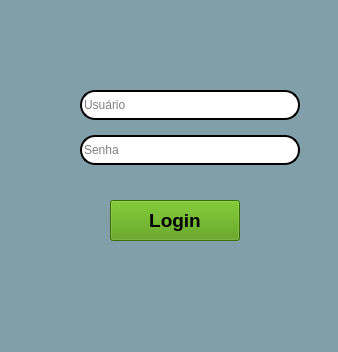
<?xml version="1.0" encoding="UTF-8"?>
<ui version="4.0">
 <class>Home</class>
 <widget class="QMainWindow" name="Home">
  <property name="geometry">
   <rect>
    <x>0</x>
    <y>0</y>
    <width>338</width>
    <height>352</height>
   </rect>
  </property>
  <property name="windowTitle">
   <string>MainWindow</string>
  </property>
  <property name="styleSheet">
   <string notr="true">background-color: rgb(128, 159, 168);</string>
  </property>
  <widget class="QWidget" name="centralwidget">
   <widget class="QPushButton" name="pushButton_3">
    <property name="geometry">
     <rect>
      <x>600</x>
      <y>600</y>
      <width>101</width>
      <height>51</height>
     </rect>
    </property>
    <property name="font">
     <font>
      <pointsize>12</pointsize>
     </font>
    </property>
    <property name="text">
     <string>VISUALIZAR</string>
    </property>
   </widget>
   <widget class="QPushButton" name="pushButton_2">
    <property name="geometry">
     <rect>
      <x>980</x>
      <y>600</y>
      <width>110</width>
      <height>51</height>
     </rect>
    </property>
    <property name="font">
     <font>
      <pointsize>12</pointsize>
     </font>
    </property>
    <property name="text">
     <string>FINALIZAR</string>
    </property>
   </widget>
   <widget class="QLineEdit" name="lineEdit">
    <property name="geometry">
     <rect>
      <x>80</x>
      <y>90</y>
      <width>220</width>
      <height>30</height>
     </rect>
    </property>
    <property name="styleSheet">
     <string notr="true">background-color: rgb(255, 255, 255);
border-radius: 15px;
border-style: outset;
border-width: 2px;
</string>
    </property>
    <property name="text">
     <string/>
    </property>
    <property name="maxLength">
     <number>30</number>
    </property>
    <property name="placeholderText">
     <string>Usuário</string>
    </property>
   </widget>
   <widget class="QLineEdit" name="lineEdit_2">
    <property name="geometry">
     <rect>
      <x>80</x>
      <y>135</y>
      <width>220</width>
      <height>30</height>
     </rect>
    </property>
    <property name="styleSheet">
     <string notr="true">background-color: rgb(255, 255, 255);
border-radius: 15px;
border-style: outset;
border-width: 2px;
</string>
    </property>
    <property name="text">
     <string/>
    </property>
    <property name="maxLength">
     <number>20</number>
    </property>
    <property name="echoMode">
     <enum>QLineEdit::Password</enum>
    </property>
    <property name="placeholderText">
     <string>Senha</string>
    </property>
   </widget>
   <widget class="QLabel" name="label">
    <property name="geometry">
     <rect>
      <x>40</x>
      <y>80</y>
      <width>31</width>
      <height>51</height>
     </rect>
    </property>
    <property name="text">
     <string/>
    </property>
    <property name="pixmap">
     <pixmap>icones/users_icon_178907.png</pixmap>
    </property>
   </widget>
   <widget class="QLabel" name="label_2">
    <property name="geometry">
     <rect>
      <x>40</x>
      <y>130</y>
      <width>31</width>
      <height>41</height>
     </rect>
    </property>
    <property name="text">
     <string/>
    </property>
    <property name="pixmap">
     <pixmap>icones/icons8-senha-30.png</pixmap>
    </property>
   </widget>
   <widget class="QPushButton" name="pushButton">
    <property name="geometry">
     <rect>
      <x>110</x>
      <y>200</y>
      <width>130</width>
      <height>41</height>
     </rect>
    </property>
    <property name="font">
     <font>
      <pointsize>14</pointsize>
      <weight>75</weight>
      <bold>true</bold>
     </font>
    </property>
    <property name="styleSheet">
     <string notr="true">background-color: rgb(78, 154, 6);</string>
    </property>
    <property name="text">
     <string>Login</string>
    </property>
   </widget>
  </widget>
  <widget class="QStatusBar" name="statusbar"/>
  <action name="actionNovo_Cliente_Pet">
   <property name="text">
    <string>Novo Cliente/Pet</string>
   </property>
  </action>
  <action name="actionNovo_Produto_Servi_o">
   <property name="text">
    <string>Novo Produto/Serviço</string>
   </property>
  </action>
  <action name="actionContratar_Plano_de_Servi_o">
   <property name="text">
    <string>Contratar Plano de Serviço</string>
   </property>
  </action>
  <action name="actionNovo_Agendamento">
   <property name="text">
    <string>Novo Agendamento</string>
   </property>
  </action>
  <action name="actionAgendamentos">
   <property name="text">
    <string>Agenda</string>
   </property>
  </action>
  <action name="actionAgenda_Finalizados">
   <property name="text">
    <string>Agenda Finalizados</string>
   </property>
  </action>
 </widget>
 <resources/>
 <connections/>
</ui>
